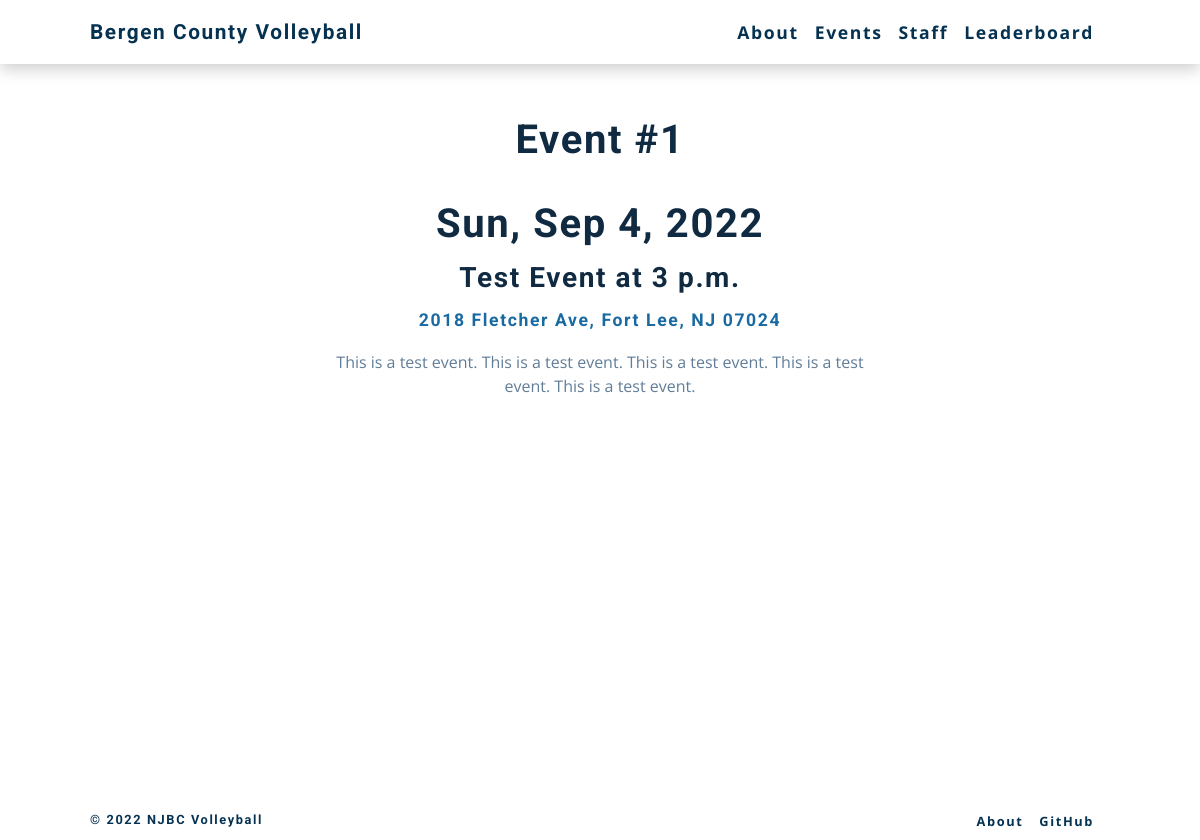
The page /events/1 on the database its author committed.
### posts/models.py (models this page shows)
class Event(models.Model):
    title = models.CharField(max_length=100)
    date = models.DateField(default=date.today, blank=True)
    time = models.TimeField(default=datetime.now().time(), blank=True)
    location = models.CharField(max_length=1000000)
    details = models.CharField(max_length=1000000)

### posts/views.py (the view)
# urls.py: path('events', views.eventsAll, name='events'),
def events(request, pk):
    evs = Event.objects.get(id=pk)
    return render(request, 'eventsSingle.html', {'events': evs})

### templates/eventsSingle.html (shortened to what this page needs)
{% load static %}
<!DOCTYPE html>
<html lang="en">
  <head>
    <link rel="stylesheet" href="{% static 'css/events-styles.css' %}" />
  </head>
  <body>
    <nav>
      <div id="nav" class="nav-center">
        <h4><a id="title" href="/">Bergen County Volleyball</a></h4>
        <ul class="nav-links">
          <li>
            <a href="/about">About</a>
          </li>
          <li>
            <a href="/events">Events</a>
          </li>
          <li>
            <a href="/staff">Staff</a>
          </li>
          <li>
            <a href="/leaderboard">Leaderboard</a>
          </li>
        </ul>
      </div>
    </nav>
    <main>
      <div class="container">
        <div class="section" id="section1">
          <h2 class="section-header">Event #{{events.id}}</h2>
            <div class="event-card">
                <h2>{{events.date|date:"D"}}, {{events.date|date:"M"}} {{events.date|date:"j"}}, {{events.date|date:"o"}}</h2>
                <h3 style="margin-top: 20px">{{events.title}} at {{events.time}}</h3>
                <h4 style="margin-top: 20px; font-size: 1.1rem;">{{events.location}}</h4>
                <p style="margin-top: 20px">{{events.details}}</p>
            </div>
        </div>
    </main>
    <footer>
        <div class="footer-center">
            <h4>© 2022 NJBC Volleyball </h4>
            <ul class="footer-links">
                <li>
                    <a href="#">About</a>
                </li>
                <li>
                    <a href="https://github.com/justinhwang24/njbc">GitHub</a>
                </li>
            </ul>
        </div>
    </footer>
  </body>
</html>

### static/css/events-styles.css (style rules this page uses)
:root { --clr-primary-1: hsl(205, 86%, 17%); --clr-primary-2: hsl(205, 77%, 27%); --clr-primary-3: hsl(205, 72%, 37%); --clr-primary-4: hsl(205, 63%, 48%); --clr-primary-5: hsl(205, 78%, 60%); --clr-primary-6: hsl(205, 89%, 70%); --clr-primary-7: hsl(205, 90%, 76%); --clr-primary-8: hsl(205, 86%, 81%); --clr-primary-9: hsl(205, 90%, 88%); --clr-primary-10: hsl(205, 100%, 96%); --clr-grey-1: hsl(209, 61%, 16%); --clr-grey-2: hsl(211, 39%, 23%); --clr-grey-3: hsl(209, 34%, 30%); --clr-grey-4: hsl(209, 28%, 39%); --clr-grey-5: hsl(210, 22%, 49%); --clr-grey-6: hsl(209, 23%, 60%); --clr-grey-7: hsl(211, 27%, 70%); --clr-grey-8: hsl(210, 31%, 80%); --clr-grey-9: hsl(212, 33%, 89%); --clr-grey-10: hsl(210, 36%, 96%); --clr-white: #fff; --clr-red-dark: hsl(360, 67%, 44%); --clr-red-light: hsl(360, 71%, 66%); --clr-green-dark: hsl(125, 67%, 44%); --clr-green-light: hsl(125, 71%, 66%); --clr-black: #222; --ff-primary: "Roboto", sans-serif; --ff-secondary: "Open Sans", sans-serif; --transition: all 0.3s linear; --spacing: 0.1rem; --radius: 0.25rem; --light-shadow: 0 5px 15px rgba(0, 0, 0, 0.1); --dark-shadow: 0 5px 15px rgba(0, 0, 0, 0.2); --max-width: 1170px; --fixed-width: 1020px; }
body { font-family: var(--ff-secondary); background: var(--clr-white); color: var(--clr-grey-1); line-height: 1.5; }
ul { list-style-type: none; }
a { text-decoration: none; }
h1, h2, h3, h4 { letter-spacing: var(--spacing); line-height: 1.25; font-family: var(--ff-primary); }
h2 { font-size: 2rem; }
h3 { font-size: 1.25rem; }
h4 { font-size: 0.875rem; }
p { margin-bottom: 1.25rem; color: var(--clr-grey-5); }
@media screen and (min-width: 800px) { h2 { font-size: 2.5rem; } }
@media screen and (min-width: 800px) { h3 { font-size: 1.75rem; } }
@media screen and (min-width: 800px) { h4 { font-size: 1rem; } }
@media screen and (min-width: 800px) { body { font-size: 1rem; } }
@media screen and (min-width: 800px) { h1, h2, h3, h4 { line-height: 1; } }
main { min-height: 100vh; place-items: center; align-items: center; margin-top: 0px; }
.section { width: 100%; height: 20rem; margin-top: 50px; display: inline-block; align-items: center; }
#section1 { width: 100%; height: 10rem; margin-top: 120px; align-items: center; }
.section-header { width: 100%; height: 4rem; align-items: center; }
.event-card { padding: 20px; width: 50%; align-items: center; text-align: center; margin: 0 auto; }
.event-card > a > h3, h4 { color: var(--clr-primary-3); }
nav { width: 100%; background: var(--clr-white); height: 4rem; display: grid; align-items: center; box-shadow: var(--dark-shadow); position: fixed; z-index: 100; }
.nav-center { width: 90vw; max-width: var(--fixed-width); margin: 0 auto; display: flex; align-items: center; justify-content: space-between; }
.nav-center h4 { margin-bottom: 0; font-size: 1.2rem !important; color: var(--clr-primary-1); }
.nav-links { display: flex; }
nav a { font-weight: 700; font-size: 1.1rem; color: var(--clr-primary-1); letter-spacing: var(--spacing); margin-right: 1rem; }
#title { font-size: 1.3rem !important; }
footer { background: var(--clr-white); height: 2.5rem; display: grid; align-items: center; }
.footer-center { width: 90vw; max-width: var(--fixed-width); margin: 0 auto; display: flex; align-items: center; justify-content: space-between; }
.footer-center h4 { margin-bottom: 0; font-size: 0.8rem; color: var(--clr-primary-1); }
.footer-links { display: flex; }
footer a { font-weight: 700; font-size: 0.8rem; color: var(--clr-primary-1); letter-spacing: var(--spacing); margin-right: 1rem; }
.container { margin: auto; text-align: center; height: 100%; width: 100%; }

### rows shown on the page
Event: id "1", date "Sun", date "Sep", date "4", date "2022", title "Test Event", time "3 p.m.", location "2018 Fletcher Ave, Fort Lee, NJ 07024", details "This is a test event. This is a test event. This is a test event. This is a test event. This is a test event."
